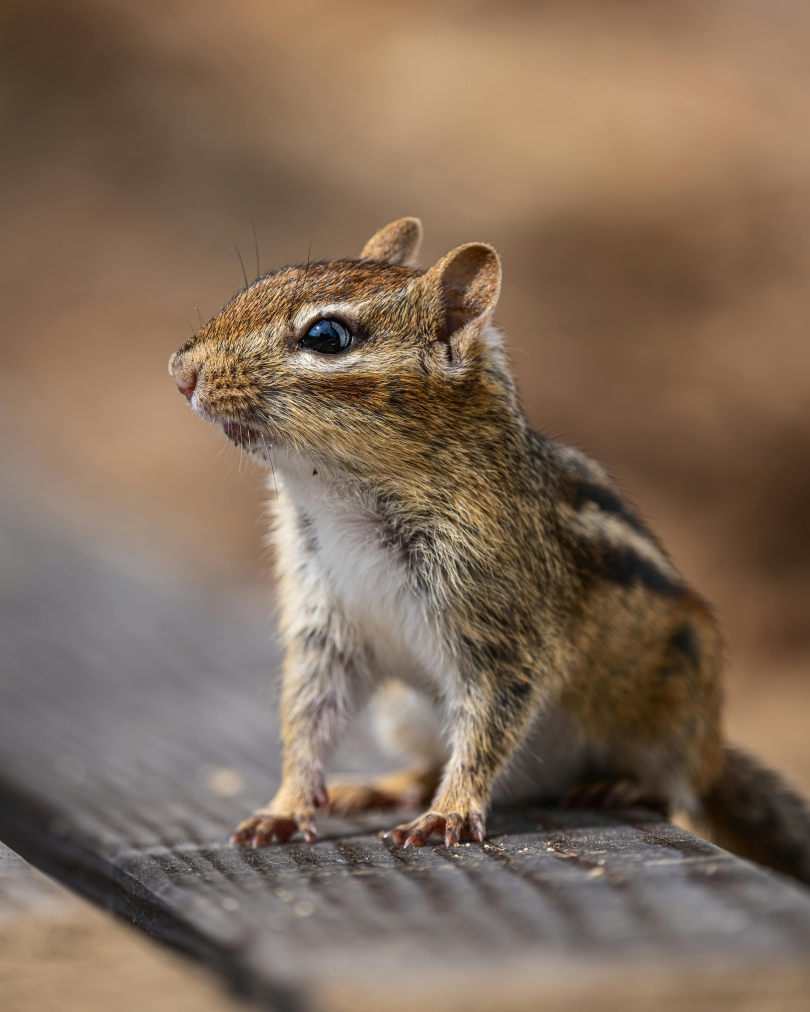
#> input picture images/squirrel.jpg, 4855 x 6069 px (shown at 1/6 size)
$ python identify_countours.py
#> lines starting #> are read from the running program, lines starting #| are printed output that depends on the picture
import cv2 as cv

img = cv.imread('images/squirrel.jpg')
#> img is the input picture: shape (6069, 4855, 3); mean B, G, R 89.6, 107.5, 128.6

def rescaleFrame(frame, scale=0.1):
#> called with scale = 0.1
    width = int(frame.shape[1] * scale)
#> width = 485
    height = int(frame.shape[0] * scale)
#> height = 606
    dimensions = (width, height)
#> dimensions = (485, 606)
    return cv.resize(frame, dimensions, interpolation=cv.INTER_AREA)
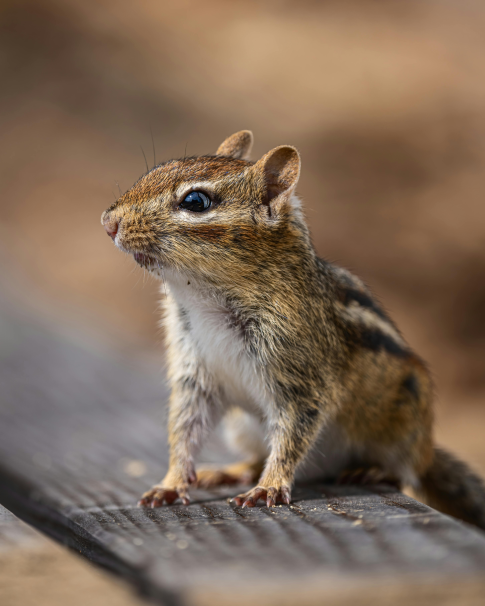
#> returned value: shape (606, 485, 3); mean of channels 0, 1, 2 89.6, 107.5, 128.6; drawn as B, G, R

img = rescaleFrame(img,0.1)
cv.imshow('Squirrel', img)


cv.waitKey(0)
cv.destroyAllWindows()

$ run again, with images/elder-man.jpg copied over images/squirrel.jpg
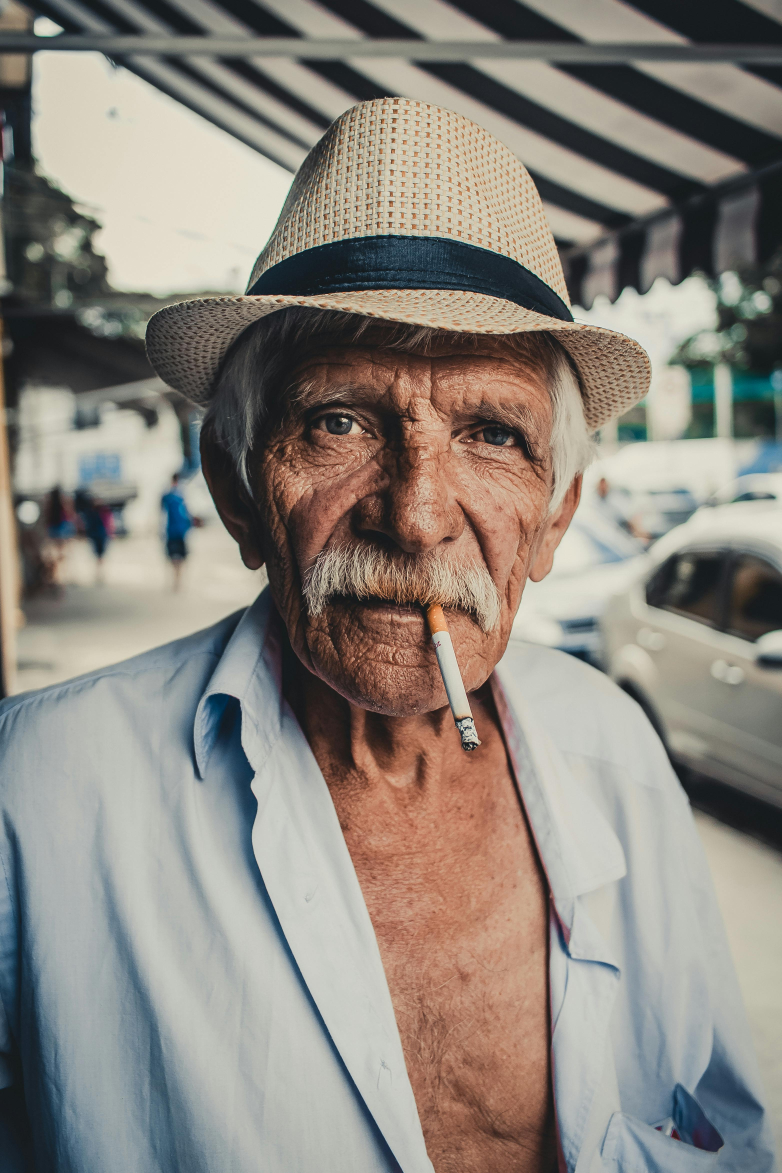
#> input picture images/elder-man.jpg, 3127 x 4691 px (shown at 1/4 size)
#> img is the input picture: shape (4691, 3127, 3); mean B, G, R 126.1, 134, 139.9
#> in rescaleFrame, `return cv.resize(frame, dimensions, interpolation=cv.INTER_AREA)`:
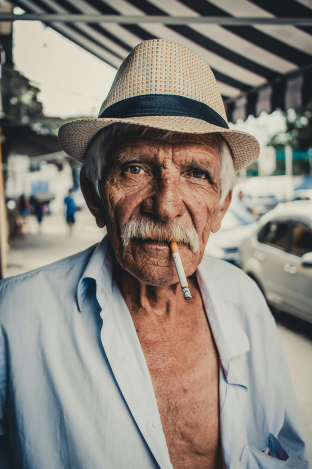
#> returned value: shape (469, 312, 3); mean of channels 0, 1, 2 126.1, 134, 139.9; drawn as B, G, R

$ run again, with images/man.jpg copied over images/squirrel.jpg
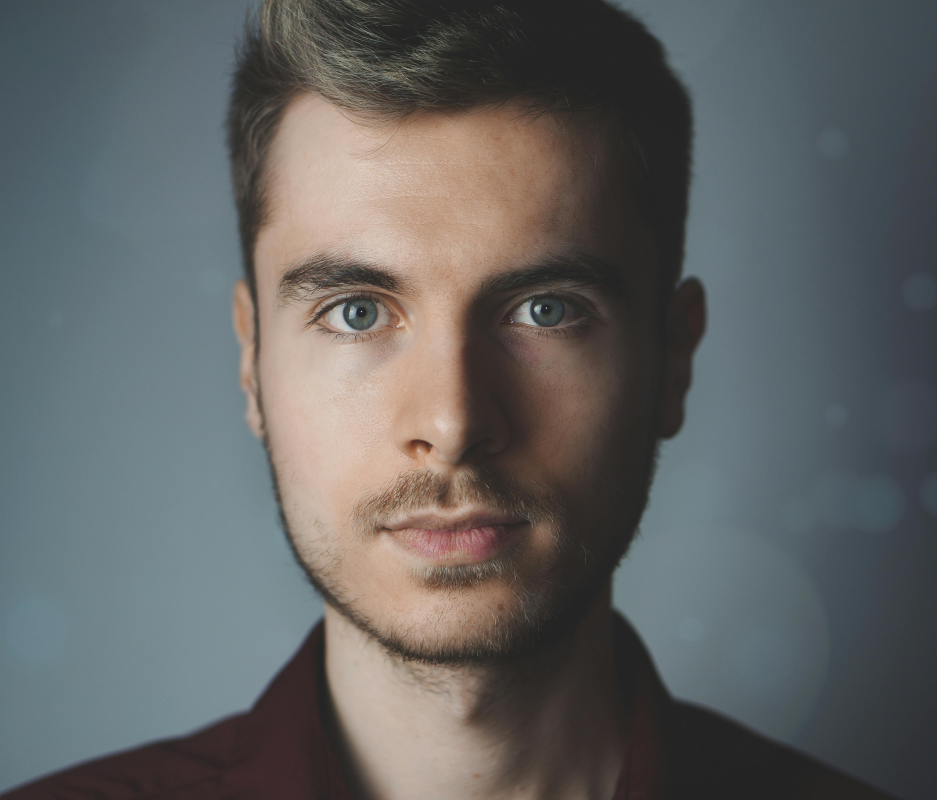
#> input picture images/man.jpg, 4684 x 4000 px (shown at 1/5 size)
#> img is the input picture: shape (4000, 4684, 3); mean B, G, R 98.7, 99.1, 98
#> in rescaleFrame, `return cv.resize(frame, dimensions, interpolation=cv.INTER_AREA)`:
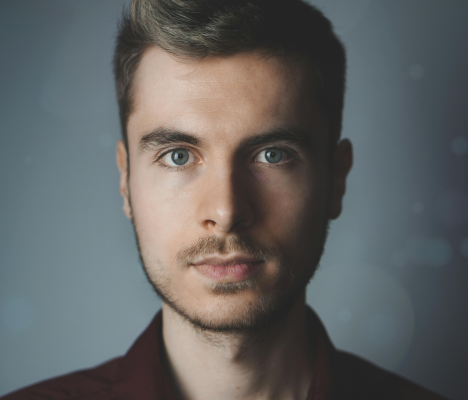
#> returned value: shape (400, 468, 3); mean of channels 0, 1, 2 98.7, 99.1, 98; drawn as B, G, R
